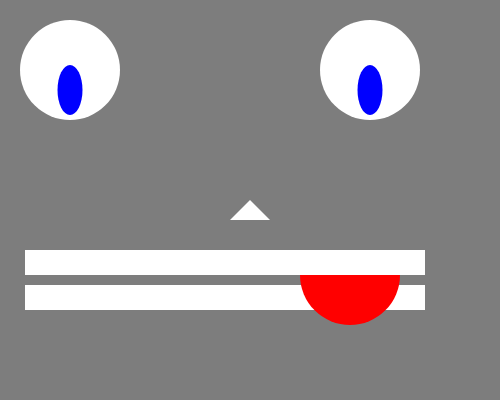
Frame 1 (no input)
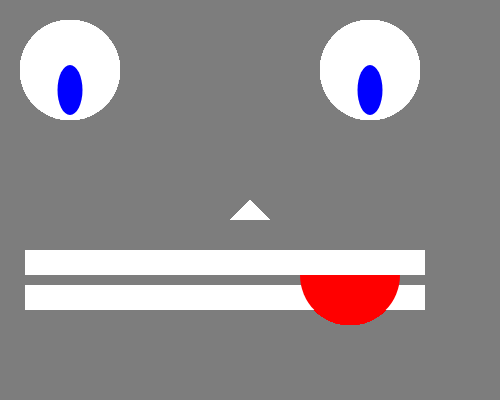
Frame 60 (no input)
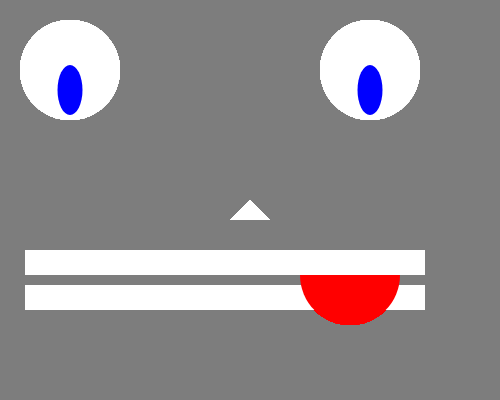
Frame 120 (the mouse pressed at the canvas centre since frame 60)

The p5.js sketch that drew these frames (run headless with seeded random() and noise() and a simulated clock; from frame 60 on, the mouse is pressed at the canvas centre):

// p5.js sketch
// ── sketch.js
var mouthX = 25;
var mouthY = 250;
var mouthW = 400;
var mouthH = 60;

var eye1X = 70;
var eye1Y = 70;

var eye2offset = 300;
var pupilOffset = 20;


function setup() {
    createCanvas(500,400);
    background(0,0,0);
    background(255,0,0);
    background(125);

    noStroke();
}

function draw() {
    fill(255);
    //eye1
    // x , y , width, height
    ellipse(eye1X,eye1Y,100,100);
    fill(0,0,255);
    ellipse(eye1X, eye1Y + pupilOffset , 25,50);

    //eye2
    fill(255);
    ellipse(eye1X + eye2offset, eye1Y, 100,100);
    fill(0,0,255);
    ellipse(eye1X+eye2offset, eye1Y + pupilOffset, 25,50);

    fill(255);
    //nose
    triangle(width/2,height/2, (width/2) + 20,(height/2) + 20, (width/2) - 20,(height/2) + 20);


    fill(255);
    //mouth
    rect(mouthX, mouthY, mouthW, mouthH);
    stroke(125);
    strokeWeight(10);
    line(mouthX, mouthY + mouthH/2, mouthX + mouthW, mouthY + mouthH/2);
    noStroke();

     //tongue
    fill('red')
    arc(width/2 + 100,275, 100,100, 0 , PI);

}
